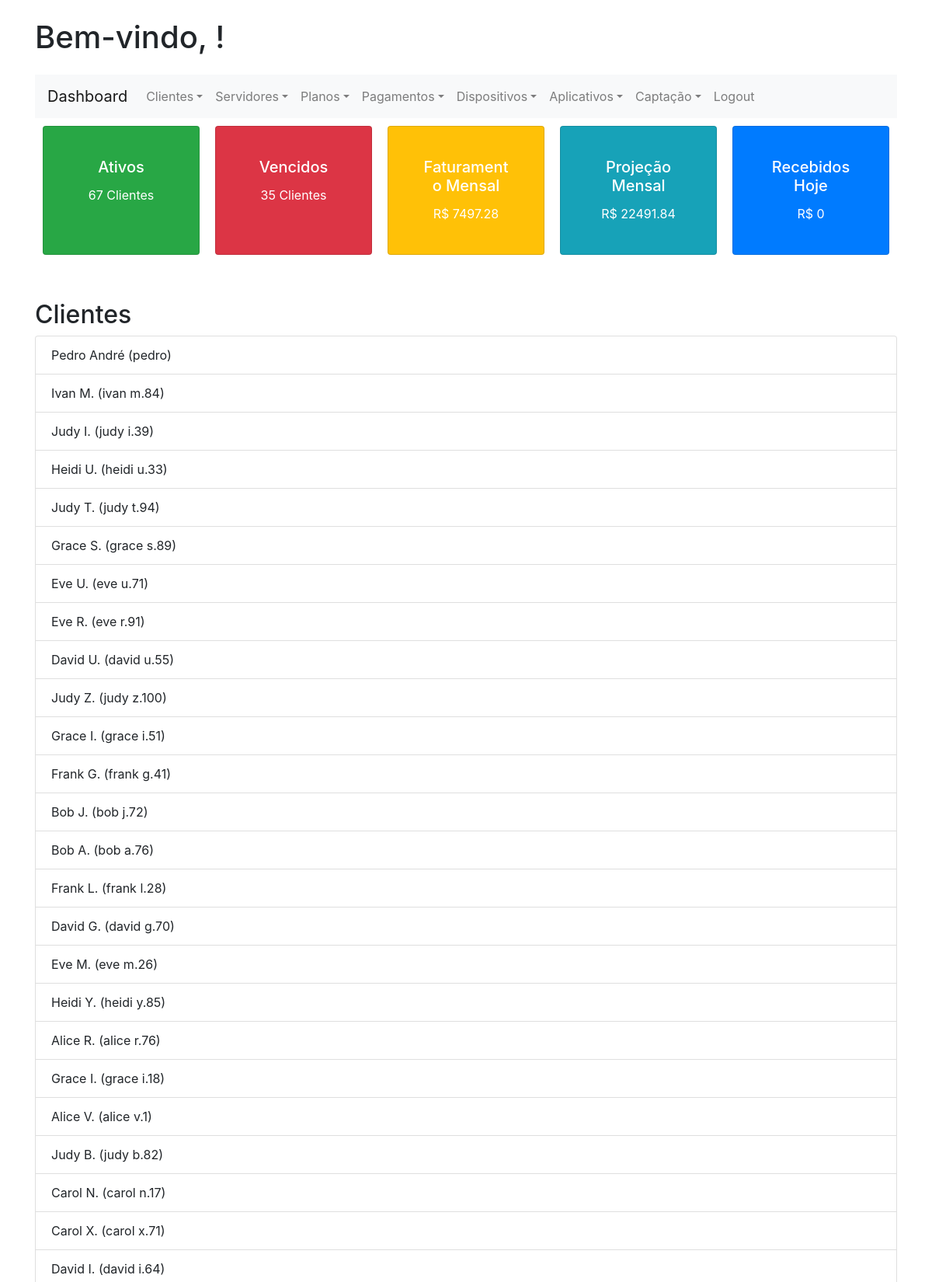
The app's page /dashboard.php (signed in, upper part) with its own data.
### tables this page shows
CREATE TABLE clientes (
        id INTEGER PRIMARY KEY AUTOINCREMENT,
        nome TEXT NOT NULL,
        usuario TEXT NOT NULL UNIQUE,
        senha TEXT NOT NULL,
        telefone TEXT,
        telefone_secundario TEXT,
        vencimento DATE,
        hora_vencimento TIME,
        email TEXT,
        observacao TEXT,
        captacao INTEGER,
        indicado_por INTEGER,
        servidor INTEGER,
        dispositivo TEXT,
        aplicativo TEXT,
        mac TEXT,
        device_key TEXT,
        link_m3u TEXT,
        aniversario DATE,
        receber_mensagem INTEGER,
        adicionar_pagamento INTEGER,
        enviar_mensagem_pagamento INTEGER, user_id INTEGER, plano INTEGER, valor REAL, forma_pagamento INTEGER, telas INTEGER, pix TEXT, status TEXT DEFAULT 'ativo', data_criacao DATE, vencimento_aplicativo DATE, vencimento_anterior DATE,
        FOREIGN KEY (captacao) REFERENCES formas_captacao(id),
        FOREIGN KEY (indicado_por) REFERENCES clientes(id),
        FOREIGN KEY (servidor) REFERENCES servidores(id)
    );

### config/functions.php (called while the page is built, shortened)
<?php
if (!function_exists('listarClientes')) {
    function listarClientes($pdo, $user_id) {
        $stmt = $pdo->prepare("SELECT * FROM clientes WHERE user_id = ? ORDER BY CASE WHEN status = 'vencido' THEN 1 ELSE 2 END, vencimento ASC");
        $stmt->execute([$user_id]);
        return $stmt->fetchAll(PDO::FETCH_ASSOC);
    }
}
if (!function_exists('calcularFaturamentoMensal')) {
    function calcularFaturamentoMensal($pdo, $user_id) {
        $stmt = $pdo->prepare("SELECT SUM(valor) FROM clientes WHERE user_id = ?");
        $stmt->execute([$user_id]);
        return $stmt->fetchColumn();
    }
}
if (!function_exists('calcularProjecaoMensal')) {
    function calcularProjecaoMensal($pdo, $user_id) {
        $stmt = $pdo->prepare("SELECT SUM(valor) * 3 FROM clientes WHERE user_id = ?");
        $stmt->execute([$user_id]);
        return $stmt->fetchColumn();
    }
}
if (!function_exists('calcularRecebidosHoje')) {
    function calcularRecebidosHoje($pdo, $user_id) {
        $stmt = $pdo->prepare("SELECT SUM(valor) FROM clientes WHERE DATE(data_criacao) = DATE('now') AND user_id = ?");
        $stmt->execute([$user_id]);
        $adicionadosHoje = $stmt->fetchColumn();
        $stmt = $pdo->prepare("SELECT SUM(valor) FROM pagamentos WHERE DATE(data_pagamento) = DATE('now') AND user_id = ?");
        $stmt->execute([$user_id]);
        $renovadosHoje = $stmt->fetchColumn();
        return $adicionadosHoje + $renovadosHoje;
    }
}
if (!function_exists('contarClientesAtivos')) {
    function contarClientesAtivos($pdo, $user_id) {
        $stmt = $pdo->prepare("SELECT COUNT(*) FROM clientes WHERE user_id = ? AND status = 'ativo'");
        $stmt->execute([$user_id]);
        return $stmt->fetchColumn();
    }
}
if (!function_exists('contarClientesVencidos')) {
    function contarClientesVencidos($pdo, $user_id) {
        $stmt = $pdo->prepare("SELECT COUNT(*) FROM clientes WHERE user_id = ? AND status = 'vencido'");
        $stmt->execute([$user_id]);
        return $stmt->fetchColumn();
    }
}
?>

### dashboard.php (the view, shortened to what this page needs)
<?php
include('config/db.php');
include('config/functions.php');
$clientesAtivos = contarClientesAtivos($pdo, $_SESSION['user_id']);
$clientesVencidos = contarClientesVencidos($pdo, $_SESSION['user_id']);
$faturamentoMensal = calcularFaturamentoMensal($pdo, $_SESSION['user_id']);
$projecaoMensal = calcularProjecaoMensal($pdo, $_SESSION['user_id']);
$recebidosHoje = calcularRecebidosHoje($pdo, $_SESSION['user_id']);
$clientes = listarClientes($pdo, $_SESSION['user_id']);
?>
<!DOCTYPE html>
<html lang="pt-BR">
<head>
    <link href="https://maxcdn.bootstrapcdn.com/bootstrap/4.5.2/css/bootstrap.min.css" rel="stylesheet">
    <link rel="stylesheet" type="text/css" href="assets/css/dashboard.css">
</head>
<body>
    <div class="container">
        <h1 class="my-4">Bem-vindo, <?php echo htmlspecialchars($_SESSION['username'] ?? ''); ?>!</h1>
        <nav class="navbar navbar-expand-lg navbar-light bg-light">
            <a class="navbar-brand" href="#">Dashboard</a>
            <div class="collapse navbar-collapse" id="navbarNav">
                <ul class="navbar-nav">
                    <li class="nav-item dropdown">
                        <a class="nav-link dropdown-toggle" href="#" id="clientesDropdown" role="button" data-toggle="dropdown" aria-haspopup="true" aria-expanded="false">Clientes</a>
                    </li>
                    <li class="nav-item dropdown">
                        <a class="nav-link dropdown-toggle" href="#" id="servidoresDropdown" role="button" data-toggle="dropdown" aria-haspopup="true" aria-expanded="false">Servidores</a>
                    </li>
                    <li class="nav-item dropdown">
                        <a class="nav-link dropdown-toggle" href="#" id="planosDropdown" role="button" data-toggle="dropdown" aria-haspopup="true" aria-expanded="false">Planos</a>
                    </li>
                    <li class="nav-item dropdown">
                        <a class="nav-link dropdown-toggle" href="#" id="pagamentosDropdown" role="button" data-toggle="dropdown" aria-haspopup="true" aria-expanded="false">Pagamentos</a>
                    </li>
                    <li class="nav-item dropdown">
                        <a class="nav-link dropdown-toggle" href="#" id="dispositivosDropdown" role="button" data-toggle="dropdown" aria-haspopup="true" aria-expanded="false">Dispositivos</a>
                    </li>
                    <li class="nav-item dropdown">
                        <a class="nav-link dropdown-toggle" href="#" id="aplicativosDropdown" role="button" data-toggle="dropdown" aria-haspopup="true" aria-expanded="false">Aplicativos</a>
                    </li>
                    <li class="nav-item dropdown">
                        <a class="nav-link dropdown-toggle" href="#" id="captacaoDropdown" role="button" data-toggle="dropdown" aria-haspopup="true" aria-expanded="false">Captação</a>
                    </li>
                    <li class="nav-item"><a class="nav-link" href="logout.php">Logout</a></li>
                </ul>
            </div>
        </nav>
        <div class="dashboard-section">
            <div class="card bg-success text-white">
                <div class="card-body">
                    <h5 class="card-title">Ativos</h5>
                    <p class="card-text"><?php echo $clientesAtivos; ?> Clientes</p>
                </div>
            </div>
            <div class="card bg-danger text-white">
                <div class="card-body">
                    <h5 class="card-title">Vencidos</h5>
                    <p class="card-text"><?php echo $clientesVencidos; ?> Clientes</p>
                </div>
            </div>
            <div class="card bg-warning text-white">
                <div class="card-body">
                    <h5 class="card-title">Faturamento Mensal</h5>
                    <p class="card-text">R$ <?php echo $faturamentoMensal; ?></p>
                </div>
            </div>
            <div class="card bg-info text-white">
                <div class="card-body">
                    <h5 class="card-title">Projeção Mensal</h5>
                    <p class="card-text">R$ <?php echo $projecaoMensal; ?></p>
                </div>
            </div>
            <div class="card bg-primary text-white">
                <div class="card-body">
                    <h5 class="card-title">Recebidos Hoje</h5>
                    <p class="card-text">R$ <?php echo $recebidosHoje; ?></p>
                </div>
            </div>
        </div>
        <div class="mt-5">
            <h2>Clientes</h2>
            <ul class="list-group">
                <?php foreach ($clientes as $cliente): ?>
                    <li class="list-group-item"><?php echo htmlspecialchars($cliente['nome']); ?> (<?php echo htmlspecialchars($cliente['usuario']); ?>)</li>
                <?php endforeach; ?>
            </ul>
        </div>
    </div>
</body>
</html>

### assets/css/dashboard.css (style rules this page uses)
.dashboard-section { display: flex; flex-wrap: wrap; justify-content: space-around; }
.dashboard-section .card { flex: 1 1 200px; margin: 10px; padding: 20px; text-align: center; }
.list-group-item { display: flex; justify-content: space-between; align-items: center; }

### records on screen
clientes: nome "Pedro André", usuario "pedro"
clientes: nome "Ivan M.", usuario "ivan m.84"
clientes: nome "Judy I.", usuario "judy i.39"
clientes: nome "Heidi U.", usuario "heidi u.33"
clientes: nome "Judy T.", usuario "judy t.94"
clientes: nome "Grace S.", usuario "grace s.89"
clientes: nome "Eve U.", usuario "eve u.71"
clientes: nome "Eve R.", usuario "eve r.91"
clientes: nome "David U.", usuario "david u.55"
clientes: nome "Judy Z.", usuario "judy z.100"
clientes: nome "Grace I.", usuario "grace i.51"
clientes: nome "Frank G.", usuario "frank g.41"
clientes: nome "Bob J.", usuario "bob j.72"
clientes: nome "Bob A.", usuario "bob a.76"
clientes: nome "Frank L.", usuario "frank l.28"
clientes: nome "David G.", usuario "david g.70"
clientes: nome "Eve M.", usuario "eve m.26"
clientes: nome "Heidi Y.", usuario "heidi y.85"
clientes: nome "Alice R.", usuario "alice r.76"
clientes: nome "Grace I.", usuario "grace i.18"
clientes: nome "Alice V.", usuario "alice v.1"
clientes: nome "Judy B.", usuario "judy b.82"
clientes: nome "Carol N.", usuario "carol n.17"
clientes: nome "Carol X.", usuario "carol x.71"
clientes: nome "David I.", usuario "david i.64"

### other values on screen
$clientesAtivos "67"
$clientesVencidos "35"
$faturamentoMensal "7497.28"
$projecaoMensal "22491.84"
$recebidosHoje "0"
